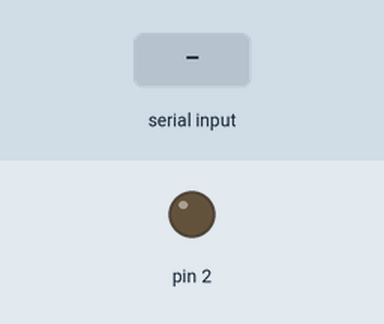
A sketch run on a simulated Arduino Uno, built with avr-gcc and run on an emulated ATmega328P. Shown: output pins drawn as LEDs (lit = HIGH). The test bench sets the inputs (shaded band). What the sketch prints to the serial monitor is not drawn.

Above: at 1.2 s.
1.3 s: "1" received over Serial
At 1.6 s:
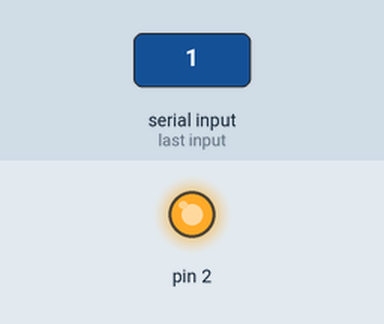
2.8 s: "0" received over Serial
At 3.9 s:
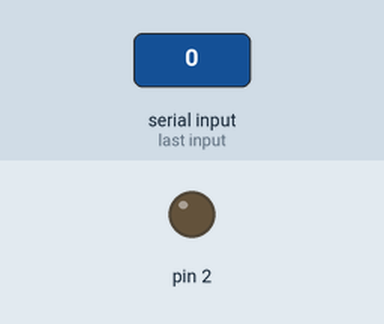
Timing chart, 0 to 5.8 s (numbered marks = the images above; inputs shaded):
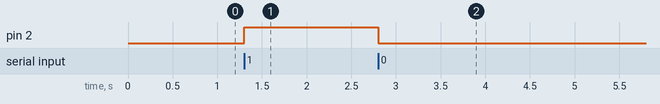

The sketch:

SerialLEDMoniter.ino
```cpp
void setup() {
  Serial.begin(9600);     // Communication started with 9600 baud
  pinMode(2, OUTPUT);
  Serial.write("Hi!");
}
void loop() {
  char incomingByte = Serial.read(); // read the incoming byte:
  if (incomingByte == '1') {
    digitalWrite(2, HIGH);
  }
  if (incomingByte == '0') {
    digitalWrite(2, LOW);
  }
}
```

Measured:
- after the input at 1.3 s, pin 2: LOW → HIGH at once
- after the input at 2.8 s, pin 2: HIGH → LOW at once
